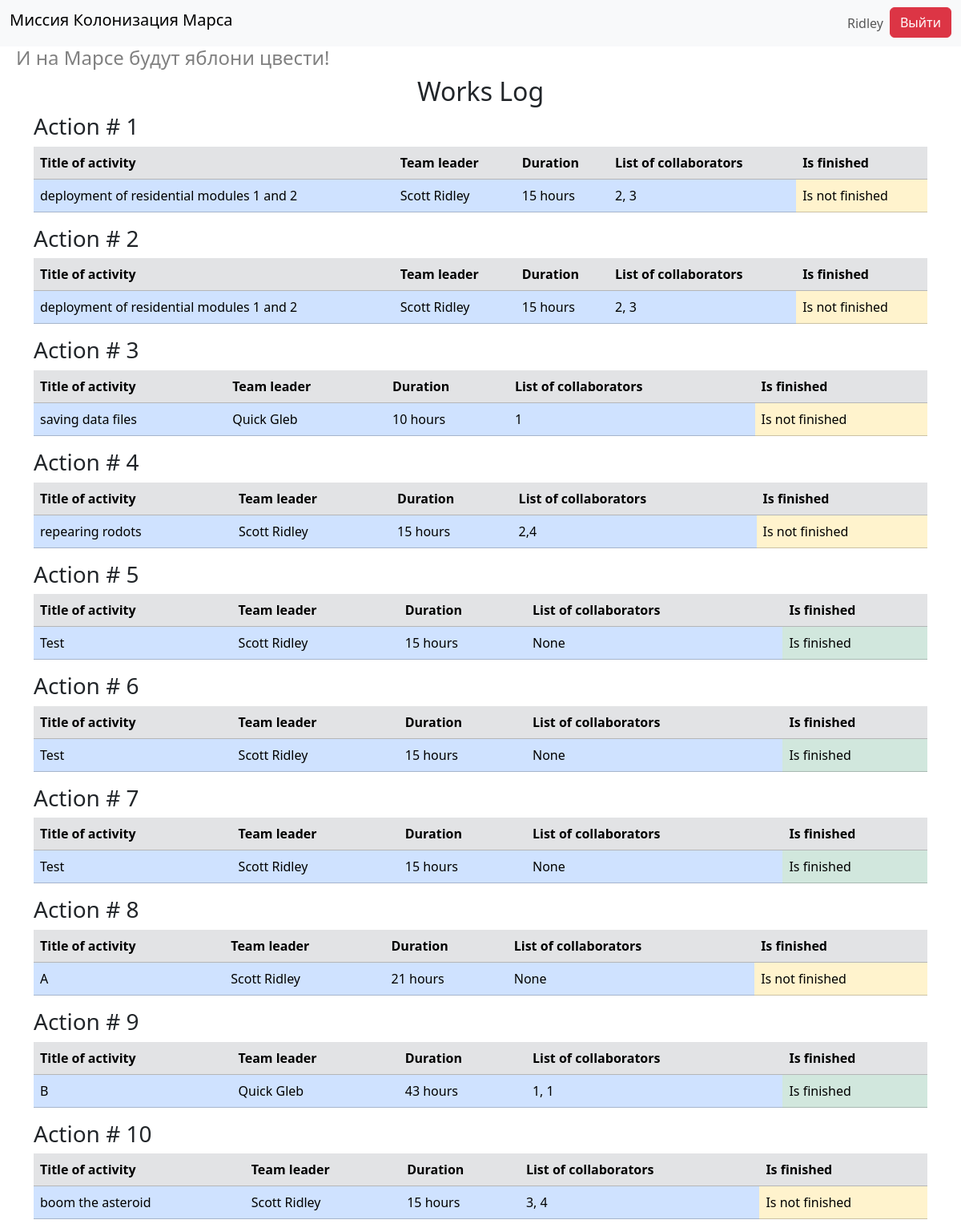
Page /index (signed in) on the committed database.
### data/users.py (models this page shows, shortened)
class User(SqlAlchemyBase, UserMixin):
    __tablename__ = "users"
    id = Column(Integer, primary_key=True, autoincrement=True)
    surname = Column(String)
    name = Column(String)
    age = Column(Integer)
    position = Column(String)
    speciality = Column(String)
    address = Column(String)
    email = Column(String, unique=True)
    hashed_password = Column(String)
    modified_date = Column(DateTime)
    jobs = orm.relationship('Jobs', back_populates='user')

### data/jobs.py (models this page shows, shortened)
class Jobs(SqlAlchemyBase, SerializerMixin):
    __tablename__ = "jobs"
    id = Column(Integer, primary_key=True, autoincrement=True)
    team_leader = Column(Integer, ForeignKey('users.id'))
    user = orm.relationship('User')
    job = Column(String)
    work_size = Column(Integer)
    collaborators = Column(String)
    start_date = Column(DateTime)
    end_date = Column(DateTime)
    is_finished = Column(Boolean)

### app.py (the view)
@app.route('/')
@app.route('/index')
def index():
    session = create_session()
    result = session.query(Jobs, User).join(
        User,
        Jobs.team_leader == User.id
    )
    return render_template('index.html', title='Главная страница', result=result)

### app.py (called while the page is built)
@login_manager.user_loader
def user_loader(user_id):
    session = db_session.create_session()
    return session.get(User, user_id)

### data/db_session.py (called while the page is built)
def create_session() -> Session:
    global __factory
    return __factory()

### templates/index.html
{% extends 'base.html' %}
{% block content %}
<div class="container">
    <div class="row">
        <div class="col">
            <h2 class="text-center">Works Log</h2>
        </div>
    </div>
    {% for jobs, user in result %}
    <div class="row">
        <div class="col">
            <h3>Action # {{ jobs.id }}</h3>
        </div>
    </div>
    <div class="row">
        <div class="col">
            <table class="table">
                <tr class="table-secondary">
                    <th>Title of activity</th>
                    <th>Team leader</th>
                    <th>Duration</th>
                    <th>List of collaborators</th>
                    <th>Is finished</th>
                </tr>
                <tr class="table-primary">
                    <td>{{ jobs.job }}</td>
                    <td>{{ user.surname }} {{ user.name }}</td>
                    <td>{{ jobs.work_size }} hours</td>
                    <td>{{ jobs.collaborators }}</td>
                    {% if jobs.is_finished %}
                    <td class="table-success">Is finished</td>
                    {% else %}
                    <td class="table-warning">Is not finished</td>
                    {% endif %}
                </tr>
            </table>
        </div>
    </div>
    {% endfor %}
</div>
{% endblock %}

### templates/base.html (shortened to what this page needs)
<!DOCTYPE html>
<html lang="ru">
<head>
    <link href="https://cdn.jsdelivr.net/npm/bootstrap@5.3.8/dist/css/bootstrap.min.css" rel="stylesheet"
>
    <link href="{{ url_for('static', filename='css/style.css') }}" rel="stylesheet">
</head>
<body>
<nav class="navbar navbar-expand-lg bg-body-tertiary">
    <div class="container-fluid">
        <h1 class="navbar-brand">Миссия Колонизация Марса</h1>
        <ul class="navbar-nav">
            {% if current_user.is_authenticated %}
            <li class="nav-item">
                <a href="#" class="nav-link">{{ current_user.name }}</a>
            </li>
            <li class="nav-item">
                <a href="/logout" class="btn btn-danger mb-0">Выйти</a>
            </li>
            {% endif %}
        </ul>
    </div>
</nav>
<h4>И на Марсе будут яблони цвести!</h4>
{% block content %}{% endblock %}
</body>
</html>

### static/css/style.css (style rules this page uses)
h4 { color: grey; padding-left: 20px; }

### rows in the picture
User: name "Ridley"
Jobs: id "1", job "deployment of residential modules 1 and 2", surname "Scott", name "Ridley", work_size "15", collaborators "2, 3", is_finished "Is not finished"
Jobs: id "2", job "deployment of residential modules 1 and 2", surname "Scott", name "Ridley", work_size "15", collaborators "2, 3", is_finished "Is not finished"
Jobs: id "3", job "saving data files", surname "Quick", name "Gleb", work_size "10", collaborators "1", is_finished "Is not finished"
Jobs: id "4", job "repearing rodots", surname "Scott", name "Ridley", work_size "15", collaborators "2,4", is_finished "Is not finished"
Jobs: id "5", job "Test", surname "Scott", name "Ridley", work_size "15", collaborators "None", is_finished "Is finished"
Jobs: id "6", job "Test", surname "Scott", name "Ridley", work_size "15", collaborators "None", is_finished "Is finished"
Jobs: id "7", job "Test", surname "Scott", name "Ridley", work_size "15", collaborators "None", is_finished "Is finished"
Jobs: id "8", job "A", surname "Scott", name "Ridley", work_size "21", collaborators "None", is_finished "Is not finished"
Jobs: id "9", job "B", surname "Quick", name "Gleb", work_size "43", collaborators "1, 1", is_finished "Is finished"
Jobs: id "10", job "boom the asteroid", surname "Scott", name "Ridley", work_size "15", collaborators "3, 4", is_finished "Is not finished"
